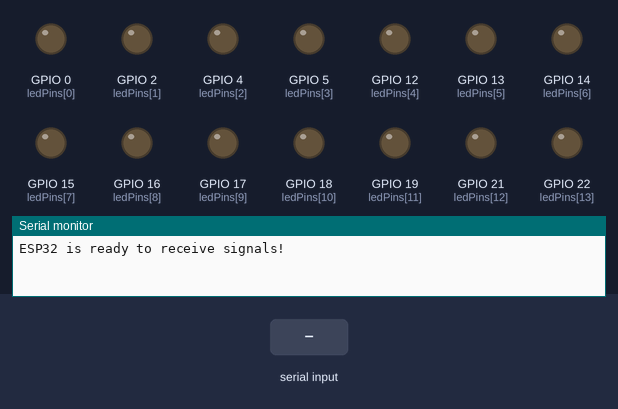
Bench run of a sketch on a simulated ESP32. Shown: output pins drawn as LEDs (lit = HIGH), the last lines printed to the serial monitor. Inputs (shaded band) come from the test bench. Nothing arrives over Bluetooth unless stated.

Above: at 1.2 s.
1.3 s: "RESET,1\n" received over the second serial link
At 2.0 s:
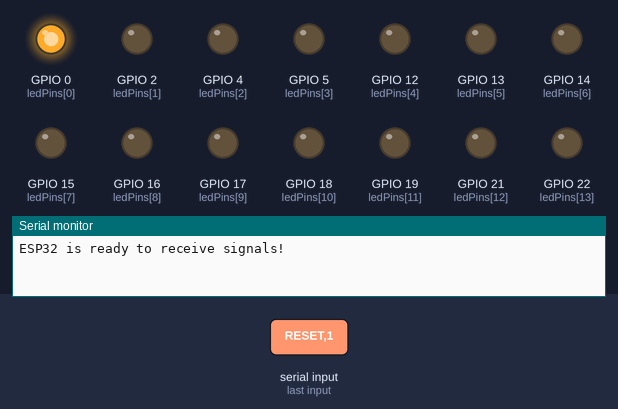
2.8 s: "5\n" received over the second serial link
At 3.1 s:
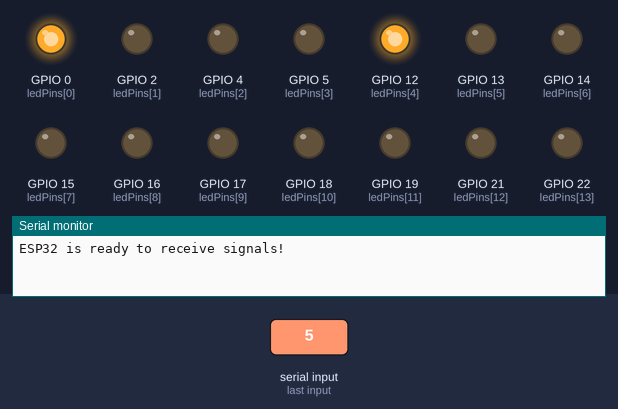
4.3 s: "RESET\n" received over the second serial link
At 5.5 s:
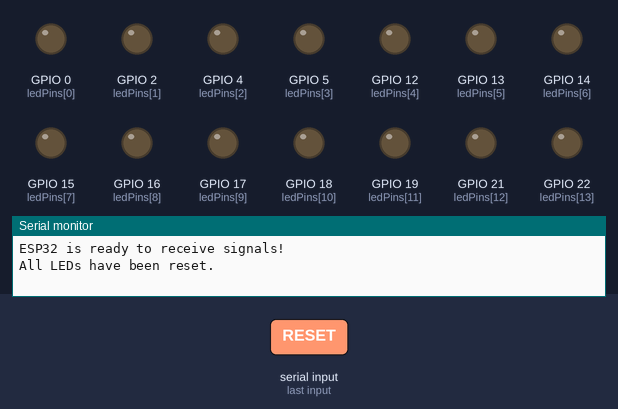
5.8 s: "5\n" received over the second serial link
At 6.6 s:
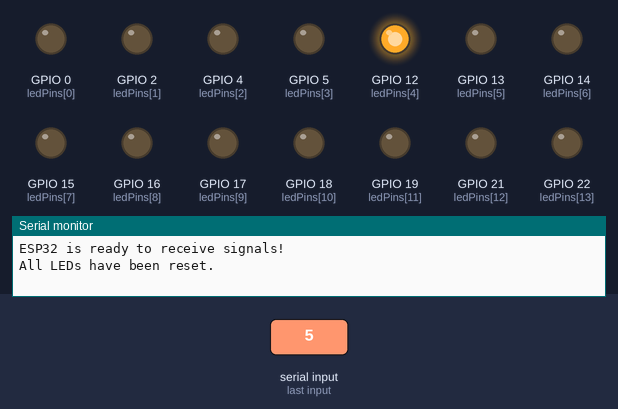
Timing chart, 0 to 8.3 s (numbered marks = the images above; inputs shaded):
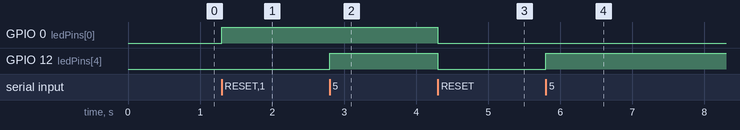

Measured:
- after the input at 1.3 s, GPIO 0 (ledPins[0]): LOW → HIGH at once
- after the input at 2.8 s, GPIO 12 (ledPins[4]): LOW → HIGH at once
- after the input at 4.3 s, GPIO 0 (ledPins[0]), GPIO 12 (ledPins[4]): HIGH → LOW at once
- after the input at 5.8 s, GPIO 12 (ledPins[4]): LOW → HIGH at once

The sketch:

LED_Control_1.ino
```cpp
#include <BluetoothSerial.h>  // Bluetoothシリアル通信ライブラリ
BluetoothSerial SerialBT;  // Bluetoothシリアル通信のインスタンス作成

const int ledPins[] = {0, 2,  4, 5, 12, 13, 14, 15, 16, 17, 18, 19, 21, 22, 23, 25, 26}; // 使用するピン番号
const int numLeds = sizeof(ledPins) / sizeof(ledPins[0]); // ピン数を計算

// 現在のLEDの状態を記録
bool ledStates[numLeds] = {false};

void setup() {
  SerialBT.begin("ESP32_LED_Control_1");
  Serial.begin(115200);  // シリアルモニタ用の通信速度を設定

  // すべてのピンを出力モードに設定し、初期状態を消灯
  for (int i = 0; i < numLeds; i++) {
    pinMode(ledPins[i], OUTPUT);
    digitalWrite(ledPins[i], LOW);
  }

  Serial.println("ESP32 is ready to receive signals!");
}

void loop() {
  // Bluetooth経由で信号を受信
  if (SerialBT.available()) {
    String input = SerialBT.readStringUntil('\n'); // 信号を1行分受信
    input.trim(); // 不要な空白や改行を削除

    // RESET信号の処理
    if (input.equalsIgnoreCase("RESET")) {
      resetAllLeds();
    } else {
      // 通常の信号の処理
      handleSignal(input);
    }
  }
}

void handleSignal(String input) {
  // 受信した信号をカンマで分割
  int startIndex = 0;
  while (startIndex < input.length()) {
    int commaIndex = input.indexOf(',', startIndex); // 次のカンマの位置を探す

    if (commaIndex == -1) { // カンマが見つからなかった場合（最後の数字）
      commaIndex = input.length();
    }

    // 信号の番号を抽出
    String signalStr = input.substring(startIndex, commaIndex);
    int signal = signalStr.toInt(); // 数値に変換

    // 信号が有効な範囲であれば対応するLEDを点灯
    if (signal >= 1 && signal <= numLeds) {
      int ledIndex = signal - 1; // 信号番号に対応するインデックス（0始まり）
      ledStates[ledIndex] = true; // 状態を記録
      digitalWrite(ledPins[ledIndex], HIGH); // LEDを点灯
    }

    // 次の信号に進む
    startIndex = commaIndex + 1;
  }
}

void resetAllLeds() {
  // すべてのLEDを消灯
  for (int i = 0; i < numLeds; i++) {
    digitalWrite(ledPins[i], LOW);
    ledStates[i] = false; // 状態をリセット
  }
  Serial.println("All LEDs have been reset.");
}
```
